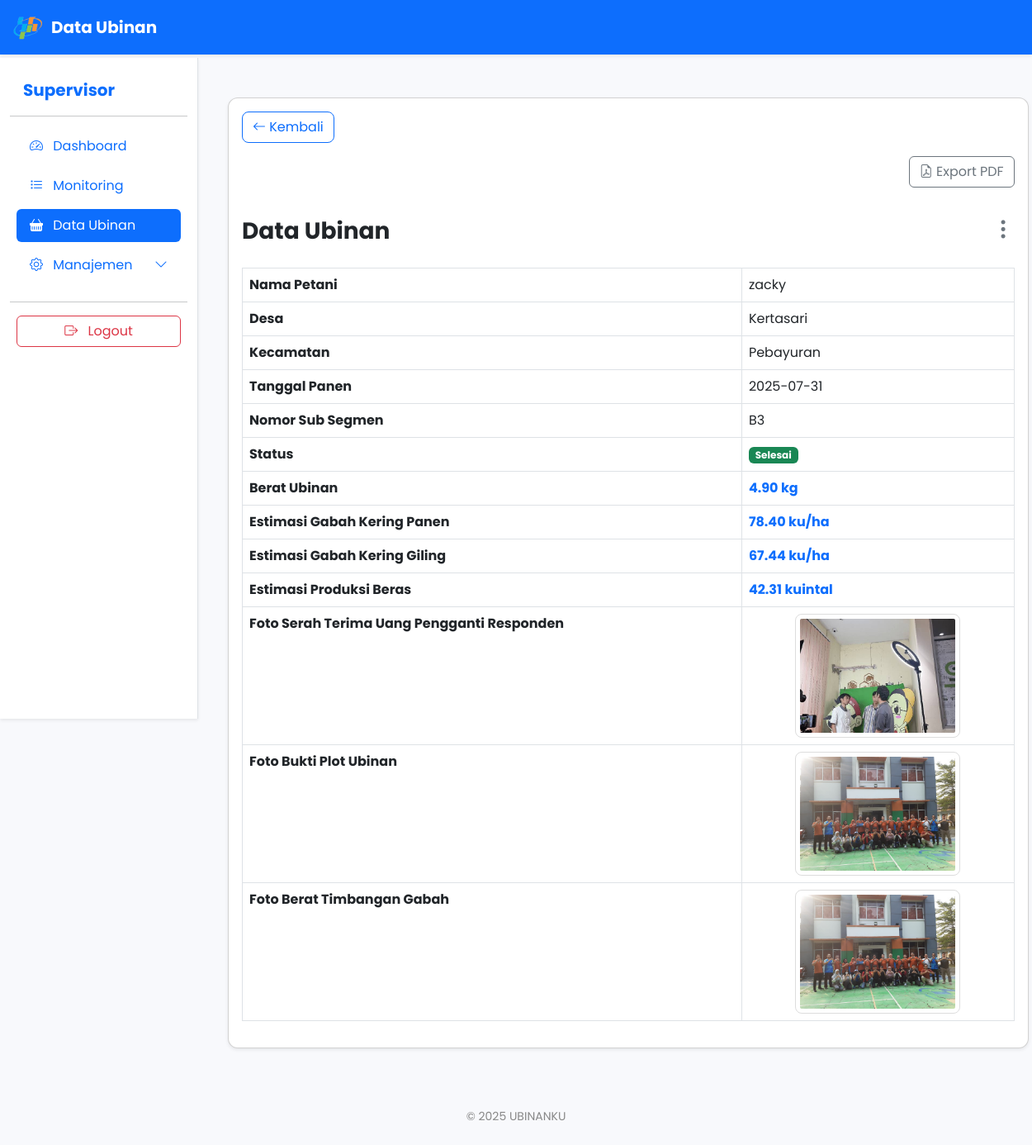
Screenshot of /service/super-admin/detail_panen.php?id=79 (signed in) with the database file from the repository.
### tables this page shows
CREATE TABLE `monitoring_data_panen` (
  `id` int(11) NOT NULL,
  `nama_petani` varchar(100) NOT NULL,
  `desa` varchar(100) NOT NULL,
  `kecamatan` varchar(100) NOT NULL,
  `tanggal_panen` date NOT NULL,
  `subround` int(11) NOT NULL,
  `foto_serah_terima` varchar(255) NOT NULL,
  `foto_bukti_plot_ubinan` varchar(255) NOT NULL,
  `foto_berat_timbangan` varchar(255) NOT NULL,
  `berat_plot` decimal(10,2) DEFAULT NULL,
  `gkp` decimal(10,2) DEFAULT NULL,
  `gkg` decimal(10,2) DEFAULT NULL,
  `ku` decimal(10,2) DEFAULT NULL,
  `status` enum('belum selesai','selesai','tidak bisa','revisi','sudah') DEFAULT 'belum selesai',
  `user_id` int(11) NOT NULL,
  `nomor_segmen` varchar(9) NOT NULL,
  `nomor_sub_segmen` varchar(2) NOT NULL,
  `note` varchar(500) NOT NULL,
  `created_at` timestamp NOT NULL DEFAULT current_timestamp(),
  `updated_at` timestamp NULL DEFAULT NULL,
  `note_revisi` text DEFAULT NULL,
  `revised_at` timestamp NULL DEFAULT NULL,
  `revised_by` varchar(100) DEFAULT NULL
);

### service/super-admin/detail_panen.php (the view, shortened to what this page needs)
<?php
include '../../config/koneksi.php';
$id = isset($_GET['id']) ? intval($_GET['id']) : 0;
$query = mysqli_query($conn, "SELECT * FROM monitoring_data_panen WHERE id = $id");
$data = mysqli_fetch_assoc($query);
?>
<!DOCTYPE html>
<html lang="id">
<head>
    <link href="https://cdn.jsdelivr.net/npm/bootstrap@5.3.0/dist/css/bootstrap.min.css" rel="stylesheet">
    <link href="https://cdn.jsdelivr.net/npm/bootstrap-icons@1.10.5/font/bootstrap-icons.css" rel="stylesheet">
</head>
<body>
<nav class="navbar navbar-expand-lg navbar-dark bg-primary shadow-sm fixed-top" style="z-index:1040;">
    <div class="container-fluid">
        <a class="navbar-brand d-flex align-items-center" href="monitoring_panen.php">
            <img src="../../assets/logo.png" alt="Logo BPS" height="40" class="me-2">
            Data Ubinan
        </a>
    </div>
</nav>
<div class="container-fluid" style="padding-top:70px;">
    <div class="row">
        <nav class="col-lg-2 d-none d-lg-block bg-white border-end shadow-sm sidebar py-4 position-fixed" style="height:100vh; z-index:1030;">
            <div class="position-sticky">
                <a href="#" class="d-flex align-items-center mb-3 text-primary text-decoration-none px-3">
                    <span class="fs-5 fw-bold">Supervisor</span>
                </a>
                <hr>
                <ul class="nav nav-pills flex-column mb-auto px-2">
                    <li class="nav-item mb-2">
                        <a href="super_admin.php" class="nav-link text-primary">
                            <i class="bi bi-speedometer2 me-2"></i> Dashboard
                        </a>
                    </li>
                    <li class="nav-item mb-2">
                        <a href="monitoring.php" class="nav-link">
                            <i class="bi bi-list-task me-2"></i> Monitoring
                        </a>
                    </li>
                    <li class="nav-item mb-2">
                        <a href="monitoring_panen.php" class="nav-link active">
                            <i class="bi bi-basket-fill me-2"></i> Data Ubinan
                        </a>
                    </li>
                    <li class="nav-item mb-2">
                        <a class="nav-link text-primary d-flex justify-content-between align-items-center" data-bs-toggle="collapse" href="#manajemenMenu" role="button" aria-expanded="false" aria-controls="manajemenMenu">
                        <span><i class="bi bi-gear me-2"></i> Manajemen</span>
                        <i class="bi bi-chevron-down"></i>
                        </a>
                    </li>
                </ul>
                <hr>
                <div class="px-2">
                    <a href="../../auth/logout.php" class="btn btn-outline-danger w-100">
                        <i class="bi bi-box-arrow-right me-2"></i> Logout
                    </a>
                </div>
            </div>
        </nav>
        <main id="mainContent" class="col-12 col-lg-10 px-2 px-md-4 pt-3 pt-md-4" style="margin-left:240px;">
            <div class="container-fluid py-4">
                <div class="card shadow-sm">
                    <div class="card-body">
                        <a href="javascript:history.back()" class="btn btn-outline-primary btn-custom mb-3">
                        <i class="bi bi-arrow-left"></i> Kembali
                        </a>
                        <div class="d-flex justify-content-end mb-3">
                            <button id="exportPDF" class="btn btn-outline-secondary mb-3">
                                <i class="bi bi-file-earmark-pdf"></i> Export PDF
                            </button>
                        </div>
                        <div id="detail-panen">
                            <div class="d-flex justify-content-between align-items-center mb-4">
                                <h3 class="fw-bold mb-0">Data Ubinan</h3>
                                <div class="dropdown">
                                    <button class="btn btn-link p-0 border-0 text-secondary" type="button" id="aksiDropdown" data-bs-toggle="dropdown" aria-expanded="false" style="font-size:1.7rem;">
                                        <i class="bi bi-three-dots-vertical"></i>
                                    </button>
                                </div>
                            </div>
                            <table class="table table-bordered">
                                <tr><th>Nama Petani</th><td><?= htmlspecialchars($data['nama_petani']); ?></td></tr>
                                <tr><th>Desa</th><td><?= htmlspecialchars($data['desa']); ?></td></tr>
                                <tr><th>Kecamatan</th><td><?= htmlspecialchars($data['kecamatan']); ?></td></tr>
                                <tr><th>Tanggal Panen</th><td><?= htmlspecialchars($data['tanggal_panen']); ?></td></tr>
                                <tr><th>Nomor Sub Segmen</th><td><?= htmlspecialchars($data['nomor_sub_segmen']); ?></td></tr>
                                <tr><th>Status</th>
                                    <td>
                                        <?php
                                        $status = strtolower($data['status'] ?? '');
                                        if ($status === 'selesai') {
                                            echo '<span class="badge bg-success">Selesai</span>';
                                        } elseif ($status === 'belum selesai') {
                                            echo '<span class="badge bg-warning text-dark">Belum Selesai</span>';
                                        } elseif ($status === 'tidak bisa') {
                                            echo '<span class="badge bg-danger">Tidak Bisa</span>';
                                        } elseif ($status === 'sudah') {
                                            echo '<span class="badge bg-primary">Sudah</span>';
                                        } else {
                                            echo '<span class="badge bg-secondary">-</span>';
                                        }
                                        ?>
                                    </td>
                                </tr>
                                <tr><th>Berat Ubinan</th>
                                    <td>
                                        <?php if (!empty($data['berat_plot']) && $data['berat_plot'] != 0): ?>
                                            <span class="fw-bold text-primary"><?= htmlspecialchars($data['berat_plot']); ?> kg</span>
                                        <?php else: ?>
                                            <span class="text-muted">Belum terdata</span>
                                        <?php endif; ?>
                                    </td>
                                </tr>
                                <tr><th>Estimasi Gabah Kering Panen</th>
                                    <td>
                                        <?php if (!empty($data['gkp']) && $data['gkp'] != 0): ?>
                                            <span class="fw-bold text-primary"><?= htmlspecialchars($data['gkp']); ?> ku/ha</span>
                                        <?php else: ?>
                                            <span class="text-muted">Belum terdata</span>
                                        <?php endif; ?>
                                    </td>
                                </tr>
                                <tr><th>Estimasi Gabah Kering Giling</th>
                                    <td>
                                        <?php if (!empty($data['gkg']) && $data['gkg'] != 0): ?>
                                            <span class="fw-bold text-primary"><?= htmlspecialchars($data['gkg']); ?> ku/ha</span>
                                        <?php else: ?>
                                            <span class="text-muted">Belum terdata</span>
                                        <?php endif; ?>
                                    </td>
                                </tr>
                                <tr><th>Estimasi Produksi Beras</th>
                                    <td>
                                        <?php if (!empty($data['ku']) && $data['ku'] != 0): ?>
                                            <span class="fw-bold text-primary"><?= htmlspecialchars($data['ku']); ?> kuintal</span>
                                        <?php else: ?>
                                            <span class="text-muted">Belum terdata</span>
                                        <?php endif; ?>
                                    </td>
                                </tr>
                                <tr><th>Foto Serah Terima Uang Pengganti Responden</th>
                                    <td>
                                        <?php if (!empty($data['foto_serah_terima'])): ?>
                                            <img src="../../<?= htmlspecialchars($data['foto_serah_terima']); ?>" alt="Foto Serah Terima" class="img-fluid preview">
                                        <?php else: ?>
                                            <span class="text-muted">Belum terdata</span>
                                        <?php endif; ?>
                                    </td>
                                </tr>
                                <tr><th>Foto Bukti Plot Ubinan</th>
                                    <td>
                                        <?php if (!empty($data['foto_bukti_plot_ubinan'])): ?>
                                            <img src="../../<?= htmlspecialchars($data['foto_bukti_plot_ubinan']); ?>" alt="Foto Bukti Plot Ubinan" class="img-fluid preview">
                                        <?php else: ?>
                                            <span class="text-muted">Belum terdata</span>
                                        <?php endif; ?>
                                    </td>
                                </tr>
                                <tr><th>Foto Berat Timbangan Gabah</th>
                                    <td>
                                        <?php if (!empty($data['foto_berat_timbangan'])): ?>
                                            <img src="../../<?= htmlspecialchars($data['foto_berat_timbangan']); ?>" alt="Foto Berat Timbangan" class="img-fluid preview">
                                        <?php else: ?>
                                            <span class="text-muted">Belum terdata</span>
                                        <?php endif; ?>
                                    </td>
                                </tr>
                            </table>
                        </div>
                    </div>
                </div>
            </div>
        </main>
    </div>
</div>
<footer class="text-center mt-5 mb-4">
    &copy; <?= date('Y'); ?> UBINANKU
</footer>
</body>
</html>

### service/super-admin/detail_panen.php (style rules this page uses)
body { background-color: #f8f9fc; font-family: 'Poppins', sans-serif; overflow-x: hidden; }
.navbar-brand { font-weight: bold; font-size: 20px; }
.card { border-radius: 12px; }
.btn-custom { border-radius: 8px; transition: all 0.3s ease; }
.sidebar { width: 240px; }
@media (min-width: 992px) { #mainContent { margin-left: 240px !important; } }
@media (min-width: 992px) { .sidebar { width: 240px; } }
img.preview { width: 250px; height: 180px; object-fit: cover; border: 1px solid #ddd; border-radius: 8px; padding: 5px; display: block; margin: 0 auto; }
#detail-panen table, #detail-panen tr, #detail-panen td, #detail-panen th { page-break-inside: avoid !important; break-inside: avoid !important; }
#detail-panen img { page-break-inside: avoid !important; break-inside: avoid !important; max-width: 200px !important; height: 150px !important; object-fit: cover; display: block; margin: 0 auto; }
footer { margin-top: 60px; font-size: 14px; color: #888; }

### rows the page displays
monitoring_data_panen: nama_petani "zacky", desa "Kertasari", kecamatan "Pebayuran", tanggal_panen "2025-07-31", nomor_sub_segmen "B3", berat_plot "4.90", gkp "78.40", gkg "67.44", ku "42.31", foto_serah_terima (picture), foto_bukti_plot_ubinan (picture), foto_berat_timbangan (picture)
